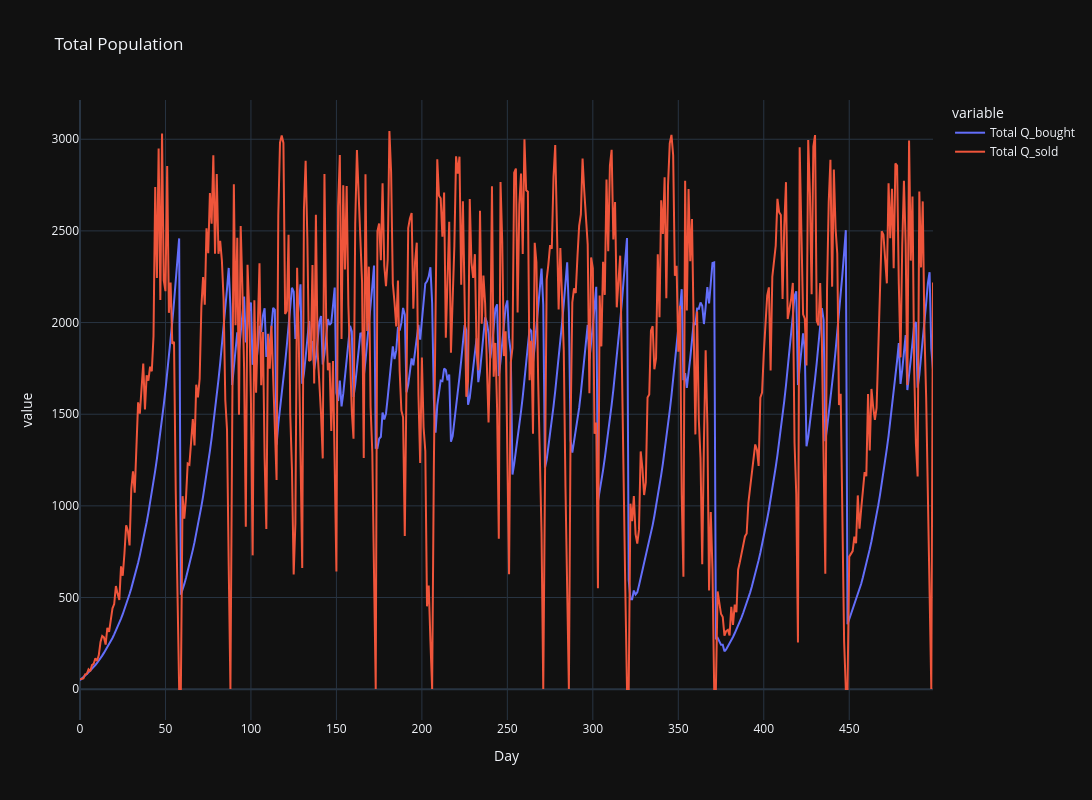
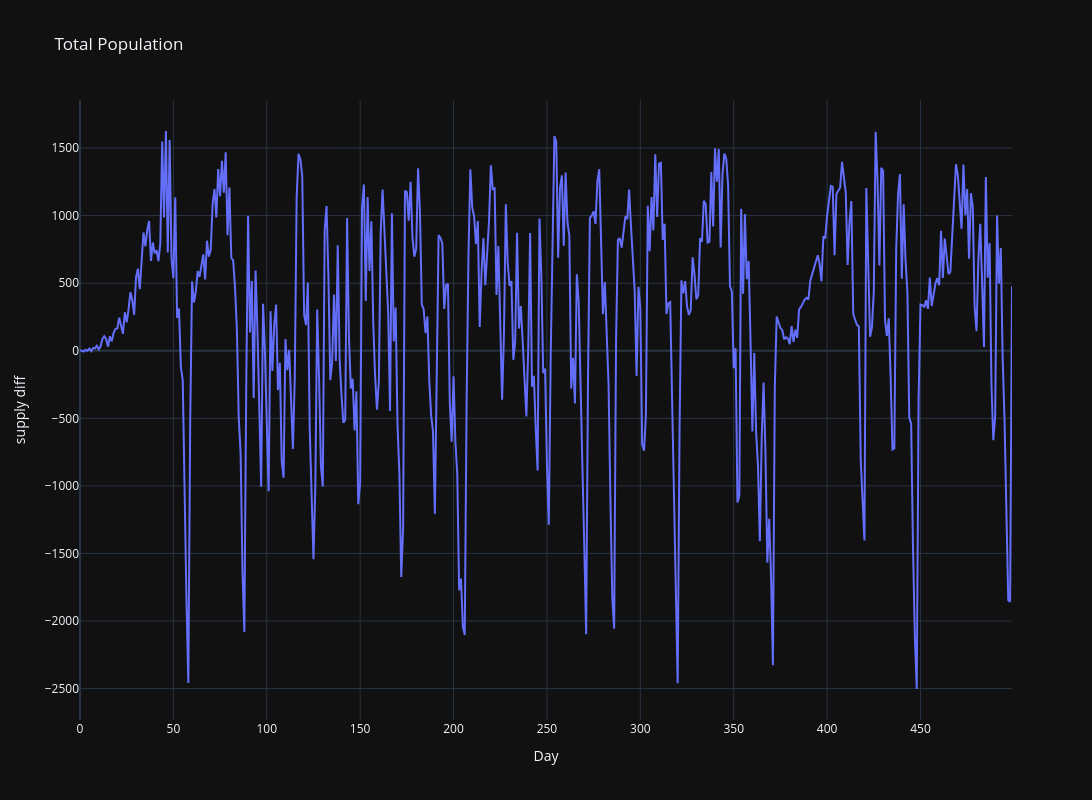

The notebook cell these images were saved under, in order:
### Code cell
fig.show()
fig = px.line(df, x="Day", y='supply diff', title="Total Population")
fig.update_layout(width=1200, height=800)

fig.show()

### Figure 1 — Plotly figure (JSON) as saved in the notebook; plotly's stock layout.template omitted (floating-point values rounded to 4 significant figures; data arrays with more than 128 entries replaced by an {"elided": "..."} marker saying what was removed)
{"data": [{"hovertemplate": "variable=Total Q_bought<br>Day=%{x}<br>value=%{y}<extra></extra>", "legendgroup": "Total Q_bought", "line": {"color": "#636efa", "dash": "solid"}, "marker": {"symbol": "circle"}, "mode": "lines", "name": "Total Q_bought", "orientation": "v", "showlegend": true, "x": {"elided": "500 int values"}, "xaxis": "x", "y": {"elided": "500 int values"}, "yaxis": "y", "type": "scatter"}, {"hovertemplate": "variable=Total Q_sold<br>Day=%{x}<br>value=%{y}<extra></extra>", "legendgroup": "Total Q_sold", "line": {"color": "#EF553B", "dash": "solid"}, "marker": {"symbol": "circle"}, "mode": "lines", "name": "Total Q_sold", "orientation": "v", "showlegend": true, "x": {"elided": "500 int values"}, "xaxis": "x", "y": {"elided": "500 int values"}, "yaxis": "y", "type": "scatter"}], "layout": {"xaxis": {"anchor": "y", "domain": [0.0, 1.0], "title": {"text": "Day"}}, "yaxis": {"anchor": "x", "domain": [0.0, 1.0], "title": {"text": "value"}}, "legend": {"title": {"text": "variable"}, "tracegroupgap": 0}, "title": {"text": "Total Population"}, "width": 1200, "height": 800}}

### Figure 2 — Plotly figure (JSON) as saved in the notebook; plotly's stock layout.template omitted (floating-point values rounded to 4 significant figures; data arrays with more than 128 entries replaced by an {"elided": "..."} marker saying what was removed)
{"data": [{"hovertemplate": "Day=%{x}<br>supply diff=%{y}<extra></extra>", "legendgroup": "", "line": {"color": "#636efa", "dash": "solid"}, "marker": {"symbol": "circle"}, "mode": "lines", "name": "", "orientation": "v", "showlegend": false, "x": {"elided": "500 int values"}, "xaxis": "x", "y": {"elided": "500 int values"}, "yaxis": "y", "type": "scatter"}], "layout": {"xaxis": {"anchor": "y", "domain": [0.0, 1.0], "title": {"text": "Day"}}, "yaxis": {"anchor": "x", "domain": [0.0, 1.0], "title": {"text": "supply diff"}}, "legend": {"tracegroupgap": 0}, "title": {"text": "Total Population"}, "width": 1200, "height": 800}}
